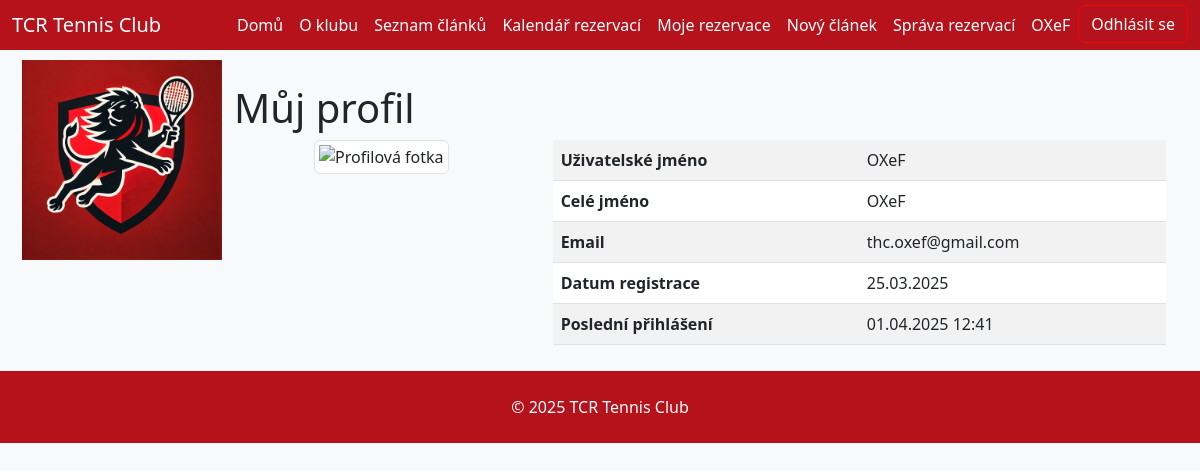
The page /profile/ (signed in) on the database as committed earlier.
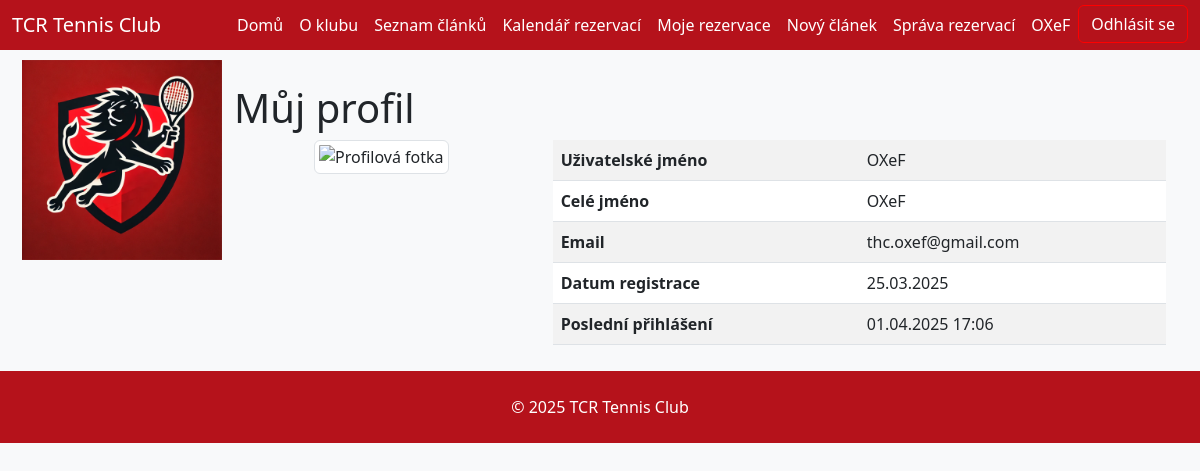
The same page on the database as committed later.
### users/models.py (models this page shows, shortened)
class CustomUser(AbstractUser):
    membership_paid = models.BooleanField(default=False, verbose_name="Zaplacený členský příspěvek")
    roles = models.ManyToManyField(Role, through='UserRole', related_name="users", blank=True)

### users/views.py (the view)
# urls.py: path('profile/', profile_view, name='profile'),
@login_required
def profile_view(request):
    return render(request, 'profile.html')

### users/templates/profile.html (shortened to what this page needs)
{% extends "base.html" %}
{% load static %}
{% block content %}
<div class="container mt-4">
  <h1>Můj profil</h1>
  <div class="row">
    <div class="col-md-4 text-center">
      {% if user.profile.image %}
        <img src="{{ user.profile.image.url }}" alt="Profilová fotka" class="img-thumbnail" style="max-width:150px;">
      {% else %}
        <img src="{% static 'images/default_profile.png' %}" alt="Profilová fotka" class="img-thumbnail" style="max-width:150px;">
      {% endif %}
    </div>
    <div class="col-md-8">
      <table class="table table-striped">
        <tbody>
          <tr>
            <th scope="row">Uživatelské jméno</th>
            <td>{{ user.username }}</td>
          </tr>
          <tr>
            <th scope="row">Celé jméno</th>
            <td>{{ user.get_full_name|default:user.username }}</td>
          </tr>
          <tr>
            <th scope="row">Email</th>
            <td>{{ user.email }}</td>
          </tr>
          <tr>
            <th scope="row">Datum registrace</th>
            <td>{{ user.date_joined|date:"d.m.Y" }}</td>
          </tr>
          <tr>
            <th scope="row">Poslední přihlášení</th>
            <td>{{ user.last_login|date:"d.m.Y H:i" }}</td>
          </tr>
        </tbody>
      </table>
    </div>
  </div>
</div>
{% endblock %}

### core/templates/header.html (shortened to what this page needs)
{% load static %}
<header>
  <nav class="navbar navbar-expand-lg" style="background-color: #b5121b; height: 50px;">
    <div class="container-fluid">
      <a class="navbar-brand text-white" href="{% url 'home' %}">TCR Tennis Club</a>
      <div class="collapse navbar-collapse" id="navbarSupportedContent">
        <ul class="navbar-nav ms-auto mb-2 mb-lg-0">
          <li class="nav-item"><a class="nav-link text-white" href="{% url 'home' %}">Domů</a></li>
          <li class="nav-item"><a class="nav-link text-white" href="{% url 'about' %}">O klubu</a></li>
          <li class="nav-item"><a class="nav-link text-white" href="{% url 'article_list' %}">Seznam článků</a></li>
          <li class="nav-item"><a class="nav-link text-white" href="{% url 'calendar' %}">Kalendář rezervací</a></li>
          <li class="nav-item"><a class="nav-link text-white" href="{% url 'my_reservations' %}">Moje rezervace</a></li>
          {% if user.is_authenticated and user.is_staff %}
            <li class="nav-item"><a class="nav-link text-white" href="{% url 'article_create' %}">Nový článek</a></li>
            <li class="nav-item"><a class="nav-link text-white" href="{% url 'admin_reservations' %}">Správa rezervací</a></li>
          {% endif %}
          {% if user.is_authenticated %}
            <li class="nav-item"><a class="nav-link text-white" href="{% url 'profile' %}">
                {{ user.get_full_name|default:user.username }}
              </a>
            </li>
            <form action="{% url 'logout' %}" method="post" style="display:inline;">
              <button type="submit" class="btn btn-custom">Odhlásit se</button>
            </form>
          {% endif %}
        </ul>
      </div>
    </div>
  </nav>
</header>

Rows that differ between the two databases and show on the page:
changed CustomUser "OXeF": last_login "01.04.2025 12:41" → "01.04.2025 17:06"
